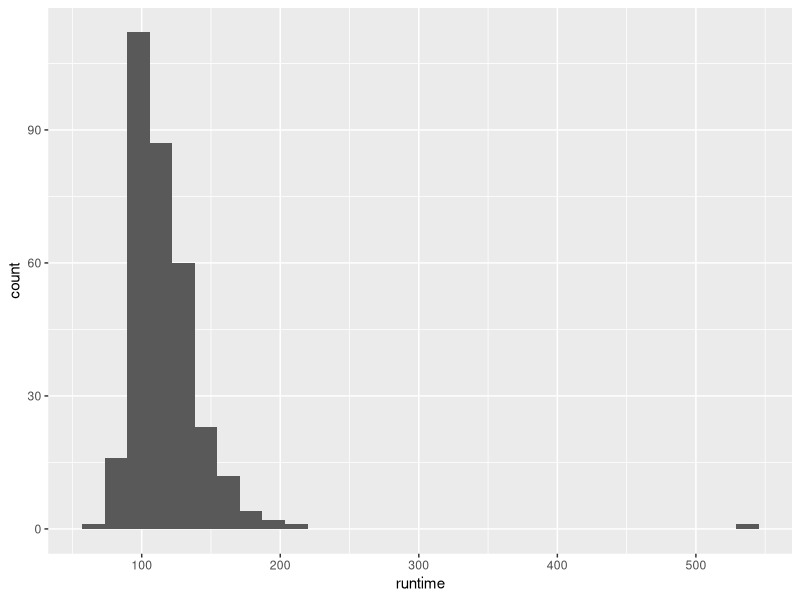

Write the R code that produced this figure.
## ---- chunk 1
#| label: setup
#| include: false

library(tidyverse)

# Make sure that your data file is in the same location as where you have saved this document
movies <- read.csv("major_movies.csv")

# Put any other setup code here
## ---- chunk 2
#| echo: false
#| message: false
#| warning: false
ggplot(movies, aes(x=runtime)) +
  geom_histogram()
## ---- chunk 3
# data manipulation code

# code to make the graph
